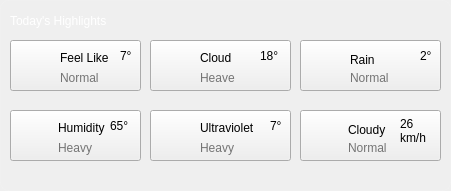
     <widget class="QWidget" name="widget_4" native="true">
      <property name="geometry">
       <rect>
        <x>10</x>
        <y>320</y>
        <width>451</width>
        <height>191</height>
       </rect>
      </property>
      <widget class="QLabel" name="label_41">
       <property name="geometry">
        <rect>
         <x>10</x>
         <y>10</y>
         <width>131</width>
         <height>21</height>
        </rect>
       </property>
       <property name="styleSheet">
        <string notr="true">font: 11pt &quot;Segoe UI&quot;;
color: rgb(255, 255, 255)</string>
       </property>
       <property name="text">
        <string>Today's Highlights</string>
       </property>
      </widget>
      <widget class="QPushButton" name="pushButton_11">
       <property name="geometry">
        <rect>
         <x>10</x>
         <y>40</y>
         <width>131</width>
         <height>51</height>
        </rect>
       </property>
       <property name="text">
        <string/>
       </property>
      </widget>
      <widget class="QPushButton" name="pushButton_12">
       <property name="geometry">
        <rect>
         <x>150</x>
         <y>40</y>
         <width>141</width>
         <height>51</height>
        </rect>
       </property>
       <property name="text">
        <string/>
       </property>
      </widget>
      <widget class="QPushButton" name="pushButton_13">
       <property name="geometry">
        <rect>
         <x>300</x>
         <y>40</y>
         <width>141</width>
         <height>51</height>
        </rect>
       </property>
       <property name="text">
        <string/>
       </property>
      </widget>
      <widget class="QPushButton" name="pushButton_14">
       <property name="geometry">
        <rect>
         <x>150</x>
         <y>110</y>
         <width>141</width>
         <height>51</height>
        </rect>
       </property>
       <property name="text">
        <string/>
       </property>
      </widget>
      <widget class="QPushButton" name="pushButton_15">
       <property name="geometry">
        <rect>
         <x>300</x>
         <y>110</y>
         <width>141</width>
         <height>51</height>
        </rect>
       </property>
       <property name="text">
        <string/>
       </property>
      </widget>
      <widget class="QPushButton" name="pushButton_17">
       <property name="geometry">
        <rect>
         <x>10</x>
         <y>110</y>
         <width>131</width>
         <height>51</height>
        </rect>
       </property>
       <property name="text">
        <string/>
       </property>
      </widget>
      <widget class="QLabel" name="label_42">
       <property name="geometry">
        <rect>
         <x>160</x>
         <y>50</y>
         <width>31</width>
         <height>31</height>
        </rect>
       </property>
       <property name="text">
        <string/>
       </property>
       <property name="pixmap">
        <pixmap>../img/cloud.png</pixmap>
       </property>
       <property name="scaledContents">
        <bool>true</bool>
       </property>
      </widget>
      <widget class="QLabel" name="label_43">
       <property name="geometry">
        <rect>
         <x>310</x>
         <y>50</y>
         <width>31</width>
         <height>31</height>
        </rect>
       </property>
       <property name="text">
        <string/>
       </property>
       <property name="pixmap">
        <pixmap>../img/heavy-rain.png</pixmap>
       </property>
       <property name="scaledContents">
        <bool>true</bool>
       </property>
      </widget>
      <widget class="QLabel" name="label_44">
       <property name="geometry">
        <rect>
         <x>20</x>
         <y>120</y>
         <width>31</width>
         <height>31</height>
        </rect>
       </property>
       <property name="text">
        <string/>
       </property>
       <property name="pixmap">
        <pixmap>../img/humidity.png</pixmap>
       </property>
       <property name="scaledContents">
        <bool>true</bool>
       </property>
      </widget>
      <widget class="QLabel" name="label_45">
       <property name="geometry">
        <rect>
         <x>160</x>
         <y>120</y>
         <width>31</width>
         <height>31</height>
        </rect>
       </property>
       <property name="text">
        <string/>
       </property>
       <property name="pixmap">
        <pixmap>../img/ultraviolet.png</pixmap>
       </property>
       <property name="scaledContents">
        <bool>true</bool>
       </property>
      </widget>
      <widget class="QLabel" name="label_46">
       <property name="geometry">
        <rect>
         <x>310</x>
         <y>120</y>
         <width>31</width>
         <height>31</height>
        </rect>
       </property>
       <property name="text">
        <string/>
       </property>
       <property name="pixmap">
        <pixmap>../img/cloudy.png</pixmap>
       </property>
       <property name="scaledContents">
        <bool>true</bool>
       </property>
      </widget>
      <widget class="QLabel" name="label_47">
       <property name="geometry">
        <rect>
         <x>20</x>
         <y>50</y>
         <width>31</width>
         <height>31</height>
        </rect>
       </property>
       <property name="text">
        <string/>
       </property>
       <property name="pixmap">
        <pixmap>../img/compass.png</pixmap>
       </property>
       <property name="scaledContents">
        <bool>true</bool>
       </property>
      </widget>
      <widget class="QLabel" name="label_48">
       <property name="geometry">
        <rect>
         <x>60</x>
         <y>70</y>
         <width>49</width>
         <height>16</height>
        </rect>
       </property>
       <property name="styleSheet">
        <string notr="true">color:rgb(116, 116, 116);
</string>
       </property>
       <property name="text">
        <string>Normal</string>
       </property>
      </widget>
      <widget class="QLabel" name="label_49">
       <property name="geometry">
        <rect>
         <x>60</x>
         <y>50</y>
         <width>49</width>
         <height>16</height>
        </rect>
       </property>
       <property name="text">
        <string>Feel Like</string>
       </property>
      </widget>
      <widget class="QLabel" name="label_50">
       <property name="geometry">
        <rect>
         <x>120</x>
         <y>40</y>
         <width>21</width>
         <height>31</height>
        </rect>
       </property>
       <property name="styleSheet">
        <string notr="true">font: 11pt &quot;Segoe UI&quot;;</string>
       </property>
       <property name="text">
        <string>7°</string>
       </property>
      </widget>
      <widget class="QLabel" name="label_51">
       <property name="geometry">
        <rect>
         <x>58</x>
         <y>120</y>
         <width>61</width>
         <height>16</height>
        </rect>
       </property>
       <property name="text">
        <string>Humidity</string>
       </property>
      </widget>
      <widget class="QLabel" name="label_52">
       <property name="geometry">
        <rect>
         <x>58</x>
         <y>140</y>
         <width>51</width>
         <height>16</height>
        </rect>
       </property>
       <property name="styleSheet">
        <string notr="true">color:rgb(116, 116, 116);
</string>
       </property>
       <property name="text">
        <string>Heavy</string>
       </property>
      </widget>
      <widget class="QLabel" name="label_53">
       <property name="geometry">
        <rect>
         <x>200</x>
         <y>50</y>
         <width>49</width>
         <height>16</height>
        </rect>
       </property>
       <property name="text">
        <string>Cloud</string>
       </property>
      </widget>
      <widget class="QLabel" name="label_55">
       <property name="geometry">
        <rect>
         <x>200</x>
         <y>120</y>
         <width>61</width>
         <height>16</height>
        </rect>
       </property>
       <property name="text">
        <string>Ultraviolet</string>
       </property>
      </widget>
      <widget class="QLabel" name="label_56">
       <property name="geometry">
        <rect>
         <x>200</x>
         <y>70</y>
         <width>49</width>
         <height>16</height>
        </rect>
       </property>
       <property name="styleSheet">
        <string notr="true">color:rgb(116, 116, 116);
</string>
       </property>
       <property name="text">
        <string>Heave</string>
       </property>
      </widget>
      <widget class="QLabel" name="label_57">
       <property name="geometry">
        <rect>
         <x>200</x>
         <y>140</y>
         <width>49</width>
         <height>16</height>
        </rect>
       </property>
       <property name="styleSheet">
        <string notr="true">color:rgb(116, 116, 116);
</string>
       </property>
       <property name="text">
        <string>Heavy</string>
       </property>
      </widget>
      <widget class="QLabel" name="label_58">
       <property name="geometry">
        <rect>
         <x>350</x>
         <y>50</y>
         <width>41</width>
         <height>20</height>
        </rect>
       </property>
       <property name="text">
        <string>Rain</string>
       </property>
      </widget>
      <widget class="QLabel" name="label_59">
       <property name="geometry">
        <rect>
         <x>350</x>
         <y>70</y>
         <width>41</width>
         <height>16</height>
        </rect>
       </property>
       <property name="styleSheet">
        <string notr="true">color:rgb(116, 116, 116);
</string>
       </property>
       <property name="text">
        <string>Normal</string>
       </property>
      </widget>
      <widget class="QLabel" name="label_60">
       <property name="geometry">
        <rect>
         <x>348</x>
         <y>120</y>
         <width>41</width>
         <height>20</height>
        </rect>
       </property>
       <property name="text">
        <string>Cloudy</string>
       </property>
      </widget>
      <widget class="QLabel" name="label_61">
       <property name="geometry">
        <rect>
         <x>348</x>
         <y>140</y>
         <width>41</width>
         <height>16</height>
        </rect>
       </property>
       <property name="styleSheet">
        <string notr="true">color:rgb(116, 116, 116);
</string>
       </property>
       <property name="text">
        <string>Normal</string>
       </property>
      </widget>
      <widget class="QLabel" name="label_54">
       <property name="geometry">
        <rect>
         <x>110</x>
         <y>110</y>
         <width>31</width>
         <height>31</height>
        </rect>
       </property>
       <property name="styleSheet">
        <string notr="true">font: 11pt &quot;Segoe UI&quot;;</string>
       </property>
       <property name="text">
        <string>65°</string>
       </property>
      </widget>
      <widget class="QLabel" name="label_62">
       <property name="geometry">
        <rect>
         <x>260</x>
         <y>40</y>
         <width>31</width>
         <height>31</height>
        </rect>
       </property>
       <property name="styleSheet">
        <string notr="true">font: 11pt &quot;Segoe UI&quot;;</string>
       </property>
       <property name="text">
        <string>18°</string>
       </property>
      </widget>
      <widget class="QLabel" name="label_63">
       <property name="geometry">
        <rect>
         <x>270</x>
         <y>110</y>
         <width>21</width>
         <height>31</height>
        </rect>
       </property>
       <property name="styleSheet">
        <string notr="true">font: 11pt &quot;Segoe UI&quot;;</string>
       </property>
       <property name="text">
        <string>7°</string>
       </property>
      </widget>
      <widget class="QLabel" name="label_64">
       <property name="geometry">
        <rect>
         <x>420</x>
         <y>40</y>
         <width>21</width>
         <height>31</height>
        </rect>
       </property>
       <property name="styleSheet">
        <string notr="true">font: 11pt &quot;Segoe UI&quot;;</string>
       </property>
       <property name="text">
        <string>2°</string>
       </property>
      </widget>
      <widget class="QLabel" name="label_65">
       <property name="geometry">
        <rect>
         <x>400</x>
         <y>110</y>
         <width>41</width>
         <height>41</height>
        </rect>
       </property>
       <property name="styleSheet">
        <string notr="true">font: 11pt &quot;Segoe UI&quot;;</string>
       </property>
       <property name="text">
        <string>26
km/h</string>
       </property>
      </widget>
      <widget class="QFrame" name="frame_3">
       <property name="geometry">
        <rect>
         <x>0</x>
         <y>0</y>
         <width>451</width>
         <height>191</height>
        </rect>
       </property>
       <property name="styleSheet">
        <string notr="true">    background: qlineargradient(
        spread:pad,
        x1:0, y1:0,
        x2:0, y2:1,
        stop:0 rgba(30, 35, 85, 200),   /* Màu xanh tím nhạt hơn, alpha 200 (hơi trong suốt) */
        stop:1 rgba(18, 22, 50, 200)    /* Màu xanh tím đậm hơn, alpha 200 */
    );
    border: 1px solid rgba(255, 255, 255, 20);
    border-radius: 8px;
    padding: 8px;</string>
       </property>
       <property name="frameShape">
        <enum>QFrame::Shape::StyledPanel</enum>
       </property>
       <property name="frameShadow">
        <enum>QFrame::Shadow::Raised</enum>
       </property>
      </widget>
      <zorder>frame_3</zorder>
      <zorder>label_41</zorder>
      <zorder>pushButton_11</zorder>
      <zorder>pushButton_12</zorder>
      <zorder>pushButton_13</zorder>
      <zorder>pushButton_14</zorder>
      <zorder>pushButton_15</zorder>
      <zorder>pushButton_17</zorder>
      <zorder>label_42</zorder>
      <zorder>label_43</zorder>
      <zorder>label_44</zorder>
      <zorder>label_45</zorder>
      <zorder>label_46</zorder>
      <zorder>label_47</zorder>
      <zorder>label_48</zorder>
      <zorder>label_49</zorder>
      <zorder>label_50</zorder>
      <zorder>label_51</zorder>
      <zorder>label_52</zorder>
      <zorder>label_53</zorder>
      <zorder>label_55</zorder>
      <zorder>label_56</zorder>
      <zorder>label_57</zorder>
      <zorder>label_58</zorder>
      <zorder>label_59</zorder>
      <zorder>label_60</zorder>
      <zorder>label_61</zorder>
      <zorder>label_54</zorder>
      <zorder>label_62</zorder>
      <zorder>label_63</zorder>
      <zorder>label_64</zorder>
      <zorder>label_65</zorder>
     </widget>
